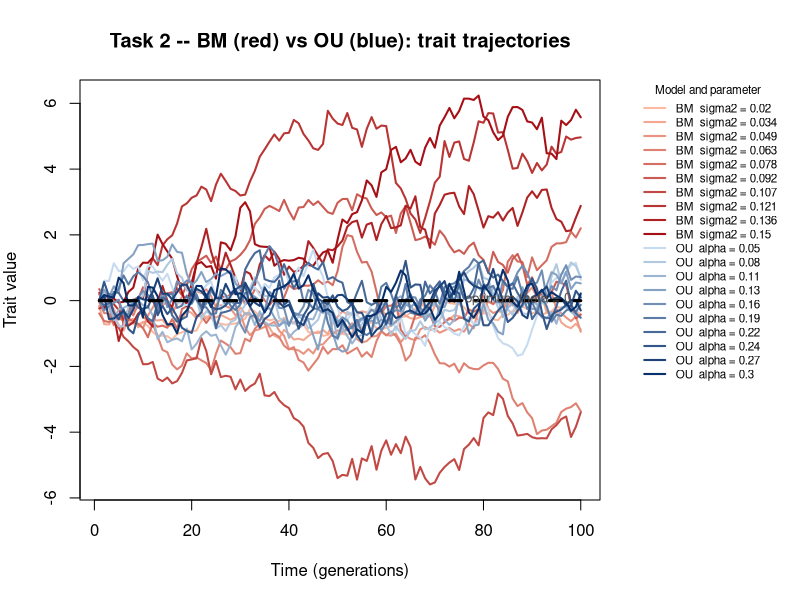

Source code (R):
################################################################################
##                                                                            ##
##  TASK 2                                                                    ##
##      ##
##                                                                            ##
##  BACKGROUND                                                                ##
##  BM: trait increments are i.i.d. N(0, sigma2). Variance grows without     ##
##  bound as sigma2 * t. The trajectory is a random walk with no attractor.  ##
##                                                                            ##
##  OU: a deterministic pull towards optimum theta is added:                 ##
##    X(t) = X(t-1) + alpha*(theta - X(t-1)) + N(0, sigma2)                 ##
##  alpha controls the strength of stabilising selection. Large alpha ->      ##
##  strong pull, trait stays near theta. alpha = 0 recovers BM.              ##
##                                                                            ##
##  We simulate 10 BM trajectories with increasing sigma2 (red palette) and   ##
##  10 OU trajectories with increasing alpha at fixed sigma2 (blue palette).  ##
##                                                                            ##
################################################################################


# -------------------------------
# 0. Clean workspace
# -------------------------------
rm(list = ls())


# -------------------------------
# 1. Set random seed (reproducibility)
# -------------------------------
set.seed(12)


# -------------------------------
# 2. Define simulation parameters
# -------------------------------

n_steps <- 100
n_traj  <- 10       # trajectories per model
theta   <- 0         # OU optimum


# -------------------------------
# 3. Define parameter gradients
# -------------------------------

# BM: increasing variance per step
sigma2_bm <- seq(0.02, 0.15, length.out = n_traj)

# OU: increasing selection strength
alpha_ou  <- seq(0.05, 0.3, length.out = n_traj)

# OU: fixed noise variance
sigma2_ou <- 0.1


# -------------------------------
# 4. Initialize storage matrix
# -------------------------------

# Columns 1:n_traj = BM
# Columns (n_traj+1):(2*n_traj) = OU
traj <- matrix(0, nrow = n_steps, ncol = n_traj * 2)


# -------------------------------
# 5. Simulate BM and OU processes
# -------------------------------

for (i in seq_len(n_traj)) {
  
  # ---- BM process ----
  # Cumulative sum of N(0, sigma2) increments
  traj[, i] <- cumsum(rnorm(n_steps, mean = 0, sd = sqrt(sigma2_bm[i])))
  
  
  # ---- OU process ----
  # Euler-Maruyama discretisation, starting at 0
  x <- 0  
  traj[1, i + n_traj] <- x
  
  for (t in 2:n_steps) {
    # Deterministic pull + stochastic noise
    x <- x + alpha_ou[i] * (theta - x) +
      rnorm(1, mean = 0, sd = sqrt(sigma2_ou))
    
    traj[t, i + n_traj] <- x
  }
}


# -------------------------------
# 6. Define color palettes
# -------------------------------

# Light = weak parameter, Dark = strong parameter
cols_bm <- colorRampPalette(c("#fcbba1", "#a50f15"))(n_traj)  # BM (red)
cols_ou <- colorRampPalette(c("#c6dbef", "#08306b"))(n_traj)  # OU (blue)


# -------------------------------
# 7. Plot trajectories
# -------------------------------

par(xpd = TRUE, mar = c(5, 4, 4, 10))  # enlarge right margin

matplot(traj,
        type = "l",
        col  = c(cols_bm, cols_ou),
        lwd  = 2,
        lty  = 1,
        xlab = "Time (generations)",
        ylab = "Trait value",
        main = "Task 2 -- BM (red) vs OU (blue): trait trajectories")


# -------------------------------
# 8. Add OU optimum reference line
# -------------------------------

#abline(h = theta, lty = 2, col = "black", lwd = 3)
segments(x0 = 1, x1 = n_steps,
         y0 = theta, y1 = theta,
         lty = 2, col = "black", lwd = 3)


# -------------------------------
# 9. Label the optimum
# -------------------------------

text(x = n_steps * 0.98, y = theta + 0.05,
     labels = paste0("optimum theta = ", theta),
     adj = 1, cex = 0.8, col = "grey30")


# -------------------------------
# 10. Add legend
# -------------------------------


legend("topright",
       inset = c(-0.35, 0),
       legend = c(paste0("BM  sigma2 = ", round(sigma2_bm, 3)),
                  paste0("OU  alpha = ",  round(alpha_ou,  2))),
       col    = c(cols_bm, cols_ou),
       lty    = 1,
       lwd    = 2,
       bty    = "n",
       cex    = 0.7,
       title  = "Model and parameter")
